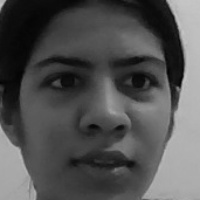
#> input picture dataset/test/Monika/Monika_0050.jpg, 200 x 200 px, given in place of the camera
$ python -i face_recognition_system.py   (imports and definitions only)
#> lines starting #> are read from the running program, lines starting #| are printed output that depends on the picture; after the words box and inside, x2 and y2 are one past the last pixel; in counts of white or black regions, pixels touching at a corner belong together
"""
Facial Recognition System
=========================
Author: Monika
Description: A complete facial recognition pipeline using OpenCV and LBPH algorithm.
             Supports dataset collection, model training, and real-time recognition.
"""

import cv2
import numpy as np
import os
import json
import time
from datetime import datetime

# ─────────────────────────────────────────────
# CONFIGURATION
# ─────────────────────────────────────────────
CONFIG = {
    "dataset_path":     "dataset/train",
    "test_path":        "dataset/test",
    "model_path":       "models/lbph_model.yml",
    "labels_path":      "models/labels.json",
    "results_path":     "results",
    "img_size":         (200, 200),          # resize all faces to this
    "confidence_threshold": 80,              # LBPH confidence (lower = more confident)
    "haarcascade_path": cv2.data.haarcascades + "haarcascade_frontalface_default.xml",
}


# ─────────────────────────────────────────────
# STEP 1 — DATASET COLLECTION
# ─────────────────────────────────────────────

def collect_faces_from_webcam(person_name: str, num_samples: int = 50):
    """
    Capture face samples from webcam for a given person.
    Saves grayscale cropped face images to dataset/train/<person_name>/.
    """
#> called with person_name = 'dataset/test/Monika/Monika_0050.jpg', num_samples = 50
    save_dir = os.path.join(CONFIG["dataset_path"], person_name)
    os.makedirs(save_dir, exist_ok=True)

    face_cascade = cv2.CascadeClassifier(CONFIG["haarcascade_path"])
    cap = cv2.VideoCapture(0)
    count = 0

    print(f"\n[INFO] Collecting {num_samples} samples for '{person_name}'. Press 'q' to quit early.")

    while count < num_samples:
        ret, frame = cap.read()
#> frame is the input picture: shape (200, 200, 3); min 2, max 198, mean 81.9
        if not ret:
            break

        gray = cv2.cvtColor(frame, cv2.COLOR_BGR2GRAY)
        faces = face_cascade.detectMultiScale(gray, scaleFactor=1.3, minNeighbors=5, minSize=(60, 60))
#> faces = [[18, 14, 174, 174]]

        for (x, y, w, h) in faces:
            face_roi = gray[y:y+h, x:x+w]
            face_resized = cv2.resize(face_roi, CONFIG["img_size"])
            filename = os.path.join(save_dir, f"{person_name}_{count:04d}.jpg")
            cv2.imwrite(filename, face_resized)
            count += 1

            # Draw rectangle on display frame
            cv2.rectangle(frame, (x, y), (x+w, y+h), (0, 255, 0), 2)
            cv2.putText(frame, f"Captured: {count}/{num_samples}", (10, 30),
                        cv2.FONT_HERSHEY_SIMPLEX, 0.9, (0, 255, 0), 2)
#> this loop made 1 pass
#> (x, y, w, h, count) on pass 1: (18, 14, 174, 174, 1)
#> pass 1, in collect_faces_from_webcam, `face_roi = gray[y:y+h, x:x+w]`:
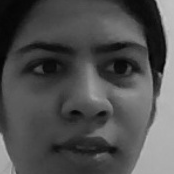
#> face_roi: shape (174, 174); min 2, max 198, mean 79.1
#> after the loop:
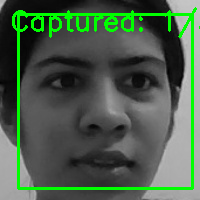
#> frame: shape (200, 200, 3); 7.84% of pixels changed, all inside (x1, y1, x2, y2) = (12, 7, 200, 190)
#> after the loop, count = 1

        cv2.imshow("Collecting Faces — Press 'q' to quit", frame)
        if cv2.waitKey(1) & 0xFF == ord('q'):
#> (key q is pressed here)
            break

    cap.release()
    cv2.destroyAllWindows()
    print(f"[INFO] Saved {count} images for '{person_name}' → {save_dir}")
#| [INFO] Saved 1 images for 'dataset/test/Monika/Monika_0050.jpg' → dataset/train/dataset/test/Monika/Monika_0050.jpg


# ─────────────────────────────────────────────
# STEP 2 — PREPROCESSING
# ─────────────────────────────────────────────

# [341 lines left out: functions preprocess_image, load_dataset, train_model, evaluate_model, run_realtime_recognition, recognize_from_image and 1 more, not called in this run]


# [11 lines not run here, left out]
    #
    # Option D: Recognize faces in a single image
    # recognize_from_image("path/to/photo.jpg")
    # ────────────────────────────────────────────────────────────────

>>> result = collect_faces_from_webcam('dataset/test/Monika/Monika_0050.jpg')
